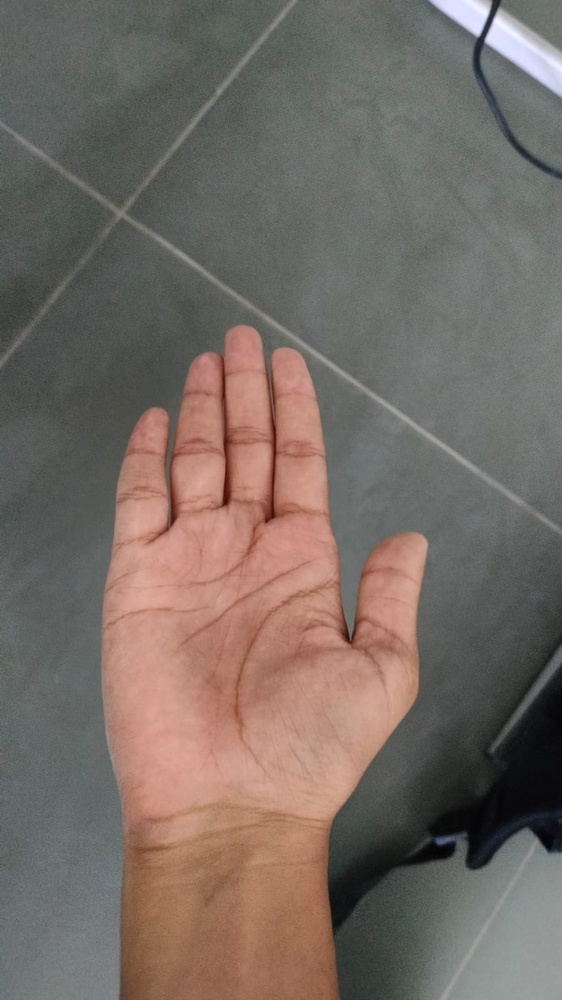
#> input picture palm_lines/Finding_Palm_Lines/palm.jpeg, 562 x 1000 px, shrunk from 899 x 1600 before the run
$ python Main.py
#> lines starting #> are read from the running program, lines starting #| are printed output that depends on the picture
import cv2

# Read the JPEG image
image = cv2.imread("palm.jpeg")
#> image is the input picture: shape (1000, 562, 3); mean B, G, R 100.7, 107.3, 118.4

# Check if the image was loaded
if image is None:
    print("Error: Could not find 'palm.jpg'")
    exit()

# Display original image
cv2.imshow("Original Palm", image)

# Convert to grayscale
gray = cv2.cvtColor(image, cv2.COLOR_BGR2GRAY)
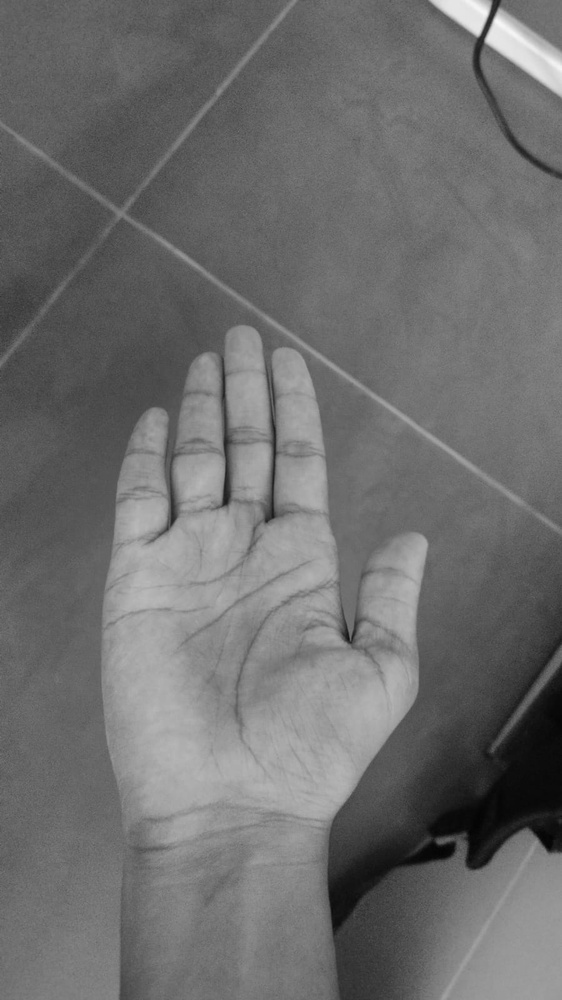
#> gray: shape (1000, 562); min 2, max 248, mean 109.9

# Detect palm lines using Canny Edge Detector
edges = cv2.Canny(gray, 40, 55, apertureSize=3)
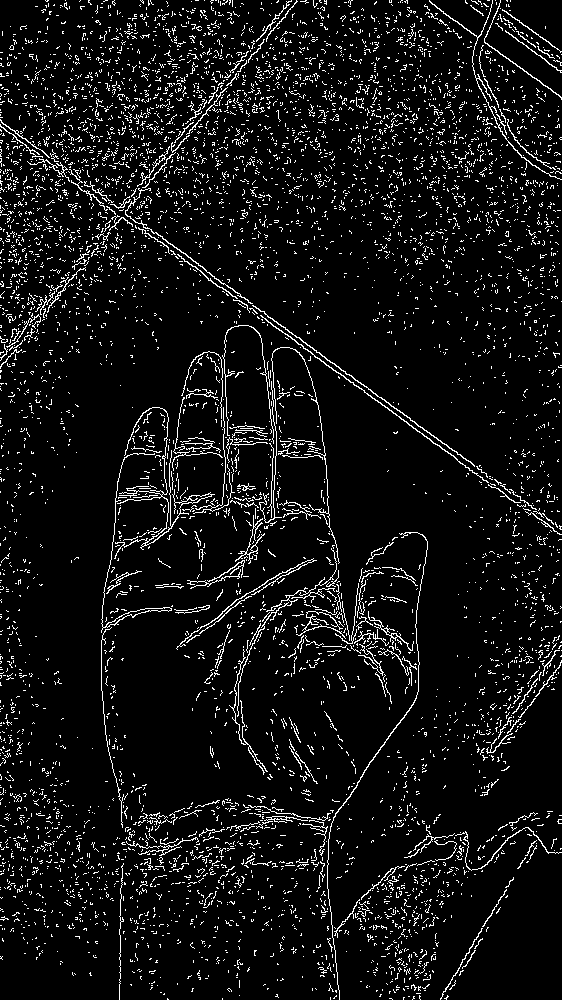
#> edges: shape (1000, 562); 7% white in thin lines or dots

# Display detected edges
cv2.imshow("Detected Palm Lines", edges)

# Invert colors
edges_inv = cv2.bitwise_not(edges)
#> edges_inv: shape (1000, 562); 93% white; black in thin lines or dots

# Display inverted image
cv2.imshow("Inverted Palm Lines", edges_inv)

# Save the inverted image
cv2.imwrite("palmlines.jpg", edges_inv)

# Read the saved image
palmlines = cv2.imread("palmlines.jpg")
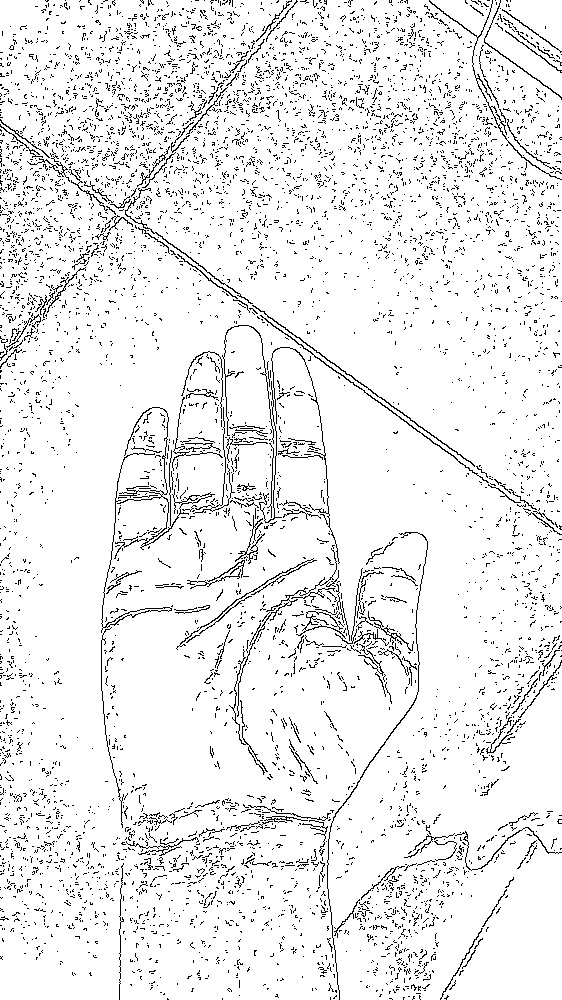
#> palmlines: shape (1000, 562, 3); min 0, max 255, mean 236.8

# Blend with original image
result = cv2.addWeighted(palmlines, 0.3, image, 0.7, 0)
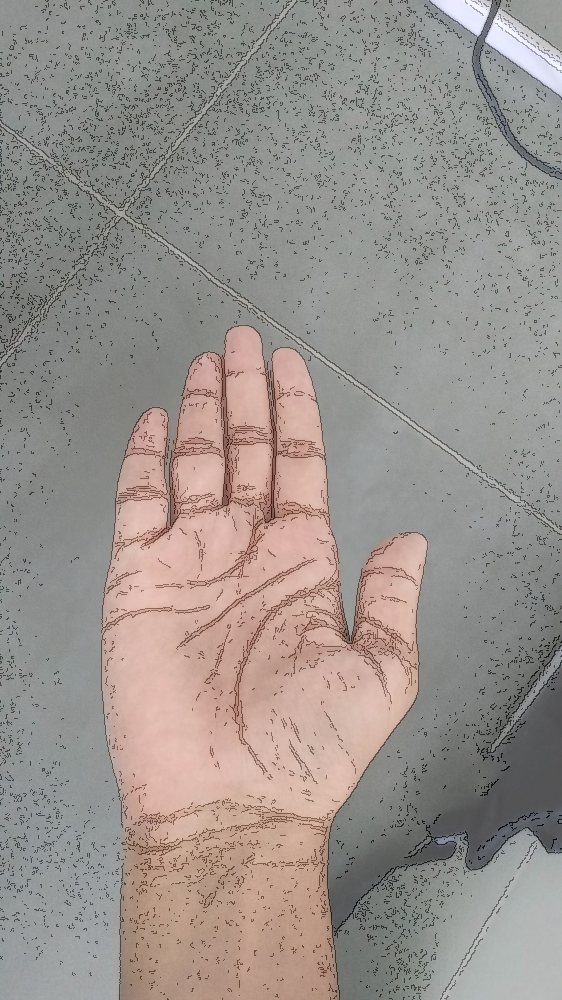
#> result: shape (1000, 562, 3); mean B, G, R 141.5, 146.1, 153.9

# Display final result
cv2.imshow("Final Result", result)

# Save final output
cv2.imwrite("final_output.jpg", result)

cv2.waitKey(0)
cv2.destroyAllWindows()
